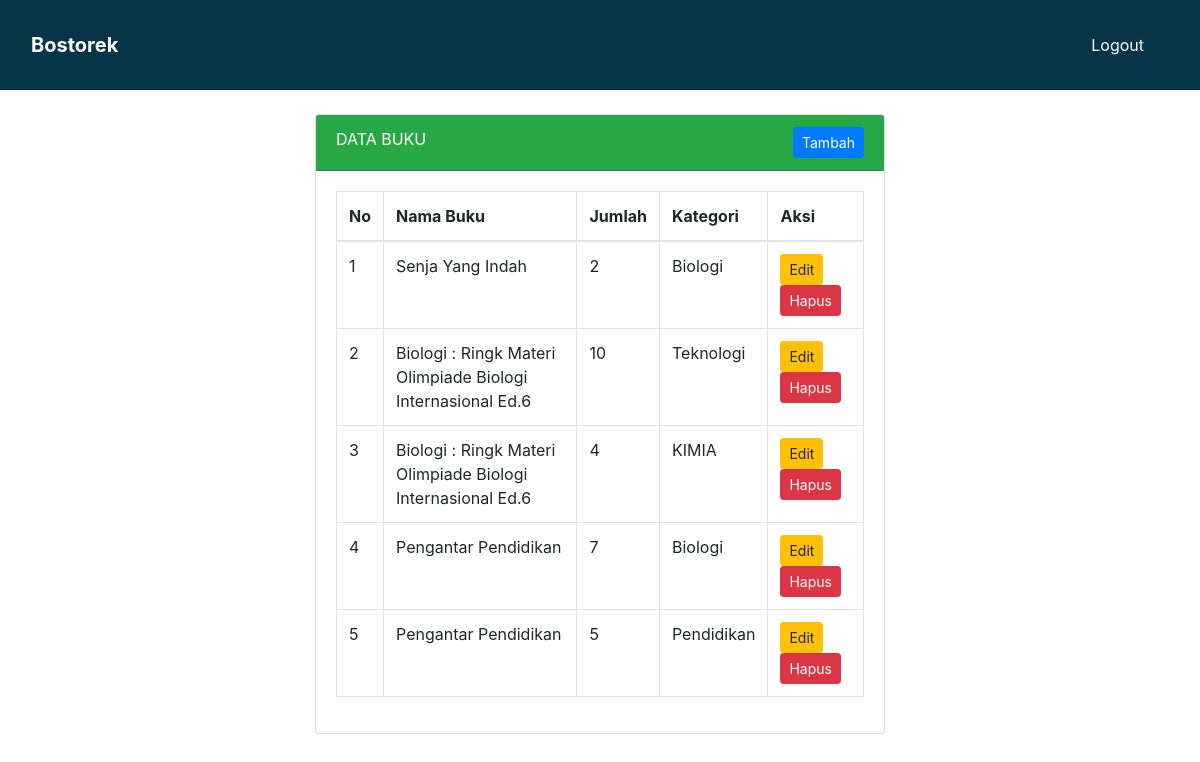
/login_admin/read.php, run on the app's committed database.
### tables this page shows
CREATE TABLE `tb_tambahbuku` (
  `id` int(11) NOT NULL,
  `namabuku` varchar(100) NOT NULL,
  `jumlah` varchar(100) NOT NULL,
  `kategori` varchar(100) NOT NULL
);

### login_admin/read.php (the view, shortened to what this page needs)
<!DOCTYPE html>
<html>
<head>
  <link rel="stylesheet" type="text/css" href="../css/bootstrap.css" />
  <link href="../css/font-awesome.min.css" rel="stylesheet" />
  <link href="../css/style.css" rel="stylesheet" />
  <link href="../css/responsive.css" rel="stylesheet" />
</head>
<link rel="stylesheet" type="text/css" href="assets/css/bootstrap.min.css">
<body>
    <header class="header_section">
      <div class="container-fluid">
        <nav class="navbar navbar-expand-lg custom_nav-container ">
          <a class="navbar-brand" href="halaman_admin.php">
            <span>
              Bostorek
            </span>
          </a>
          <div class="collapse navbar-collapse" id="navbarSupportedContent">
            <ul class="navbar-nav">
              <li class="nav-item">
                <a class="nav-link" href="../logout.php">Logout</a>
              </li>
            </ul>
          </div>
        </nav>
      </div>
    </header>
	<div class="container col-md-6 mt-4">
		<div class="card">
			<div class="card-header bg-success text-white ">
				DATA BUKU <a href="tambahdata.php" class="btn btn-sm btn-primary float-right">Tambah</a>
			</div>
			<div class="card-body">
				<table class="table table-bordered">
					<thead>
						<tr>
							<th>No</th>
							<th>Nama Buku</th>
							<th>Jumlah</th>
							<th>Kategori</th>
							<th>Aksi</th>
						</tr>
					</thead>
					<tbody>
						<?php
							include('../koneksi.php');
							$datas = mysqli_query($koneksi, "select * from tb_tambahbuku") or die(mysqli_error($koneksi));
							$no = 1;
							while($row = mysqli_fetch_assoc($datas)) {
						?>
					<tr>
						<td><?= $no; ?></td>
						<td><?= $row['namabuku'];  ?></td>
						<td><?= $row['jumlah']; ?></td>
						<td><?= $row['kategori']; ?></td>
						<td>
								<a href="edit.php?id=<?= $row['id']; ?>" class="btn btn-sm btn-warning">Edit</a>
								<a href="hapus.php?id=<?= $row['id']; ?>" class="btn btn-sm btn-danger" onclick="return confirm('anda yakin ingin hapus?');">Hapus</a>
						</td>
					</tr>
						<?php $no++; } ?>
					</tbody>
				</table>
			</div>
		</div>
	</div>
</body>
</html>

### css/style.css (style rules this page uses)
body { font-family: 'Mulish', sans-serif; color: #0c0c0c; background-color: #ffffff; overflow-x: hidden; }
a, a:hover, a:focus { text-decoration: none; }
.btn, .btn:focus { outline: none !important; -webkit-box-shadow: none; box-shadow: none; }
.header_section { background-color: #063547; padding: 15px 0; }
.navbar-brand { padding: 0; margin: 0; color: #000000; font-size: 24px; font-weight: bold; }
.navbar-brand span { color: #ffffff; }
.custom_nav-container { padding: 0; }
.custom_nav-container .navbar-nav { margin-left: auto; }
.custom_nav-container .navbar-nav .nav-item .nav-link { padding: 10px 25px; color: #ffffff; text-align: center; }

### css/responsive.css (style rules this page uses)
@media (min-width: 1200px) { .container { max-width: 1170px; } }

### data on the page
tb_tambahbuku: namabuku "Senja Yang Indah", jumlah "2", kategori "Biologi"
tb_tambahbuku: namabuku "Biologi : Ringk Materi Olimpiade Biologi Internasional Ed.6", jumlah "10", kategori "Teknologi"
tb_tambahbuku: namabuku "Biologi : Ringk Materi Olimpiade Biologi Internasional Ed.6", jumlah "4", kategori "KIMIA"
tb_tambahbuku: namabuku "Pengantar Pendidikan", jumlah "7", kategori "Biologi"
tb_tambahbuku: namabuku "Pengantar Pendidikan", jumlah "5", kategori "Pendidikan"
